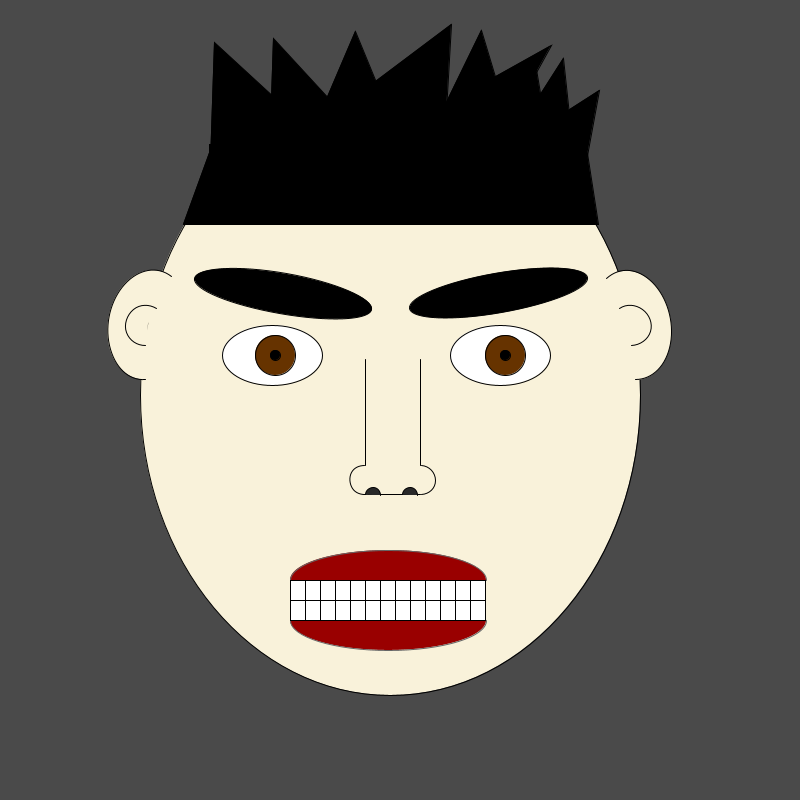
Frame 1 (no input)
Frame 60 (the mouse pressed at the canvas centre just before this capture): identical to frame 1, image omitted
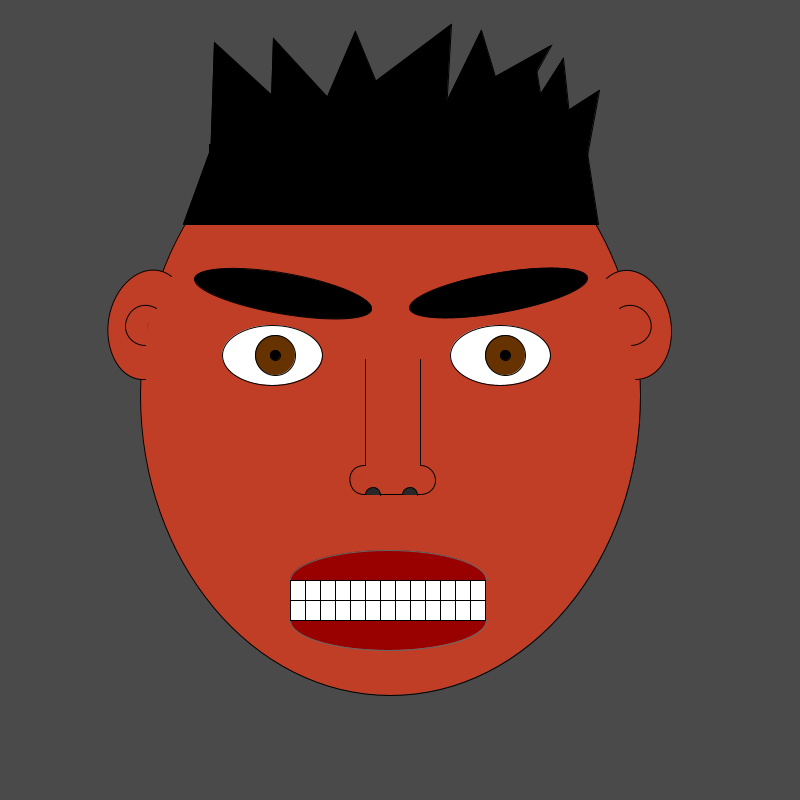
Frame 120 (the mouse held since frame 60 and released just before this capture)

The Processing sketch that drew these frames (run headless with seeded random() and noise(); from frame 60 on, the mouse is pressed at the canvas centre):

// Processing sketch: processing_170680
// ── processing_170680.pde

boolean trigger = false; // Gatillo
boolean increase = true;
int r = 249; // Vermell
int g = 242; // Verd
int b = 218; // Blau
float aleatori = 0; //Numero per fer l'efecte de cabrejat
float radiPupila = 10; //Radi per defecte de les pupil·les

void setup(){
  size(800,800);
  
}
 
void draw(){
  background(74);
  
 //Comprobem que s'ha press el botó i canviem el color
  if(trigger){
        
        //Efecte mogut
        if(increase == true && aleatori < 4){
          aleatori = aleatori + 2;
        }else if(increase == true && aleatori == 4){
          increase = false;
          aleatori = aleatori - 2;
        }else if(increase == false && aleatori > 0){
          aleatori = aleatori - 2;
        }else if(increase == false && aleatori == 0){
          increase = true;
          aleatori = aleatori + 2;
        }
        
       //Vermell
       if(r > 192){
       r --;
       }
       
       //Verd
       if(g > 26){
       g = g - 3;
       }
       
       //Blau
       if(b > 26){ 
       b = b - 3;
       }
    
  }else{
    
        //Efecte mogut en 0px;
        aleatori = 0;
        
       //Vermell
       if(r < 249){
       r = r + 2;
       }
       
       //Verd
       if(g < 242){
       g = g + 5;
       }
       
       //Blau
       if(b < 218){ 
       b = b + 5;
       }
       
  } 
 
  
  // --> Cara <-- \\
  fill(r,g,b);
  ellipse(aleatori+390,aleatori+395,500,600);
  
  // --> Ulls (Contorn) <-- \\
  fill(255); // Color blanc
  ellipse(aleatori+272,aleatori+355,100,60);
  ellipse(aleatori+500,aleatori+355,100,60);
  
   
   //Calculem la posició del cursor per saber si està dintre dels ulls. 
   if( (mouseX - (aleatori + 275)) * (mouseX - (aleatori + 275)) + (mouseY - (aleatori + 355)) * (mouseY - (aleatori + 355)) <= PI * 100 || (mouseX - (aleatori + 505)) * (mouseX - (aleatori + 505)) + (mouseY - (aleatori + 355)) * (mouseY - (aleatori + 355)) <= PI * 100){
    
        //Si es troba dintre, augmentem la mida de la pupila
        if(radiPupila < 25){
        radiPupila = radiPupila + 0.5;
        }
   
   }else{
    
        //Si es troba fora, disminuim la mida de la pupila.
        if(radiPupila > 10){
        radiPupila = radiPupila - 0.5;
        }
    
    }
    
  // --> Ulls (Iris) <-- \\
  fill(102,51,0);
  ellipse(aleatori+275,aleatori+355,40,40);
  ellipse(aleatori+505,aleatori+355,40,40);
   
  // --> Ulls (Pupiles) <-- \\
  fill(0);
  ellipse(aleatori+275,aleatori+355,radiPupila,radiPupila);
  ellipse(aleatori+505,aleatori+355,radiPupila,radiPupila);
   
  // --> Nas (contorn) <-- \\
  line(aleatori+365,aleatori+359,aleatori+365,aleatori+465);
  line(aleatori+420,aleatori+359,aleatori+420,aleatori+465);
  noFill();
  arc(aleatori+365,aleatori+480,30,30,1.5,4.7);
  arc(aleatori+420,aleatori+480,30,30,-1.5,1.5);
  line(aleatori+367,aleatori+494,aleatori+420,aleatori+494);
   
  // --> Nas (forats) <-- \\
  fill(40);
  arc(aleatori+373,aleatori+495,15,15,-3.1,0);
  arc(aleatori+410,aleatori+495,15,15,-3.1,0);
   
  // --> Cabell <-- //
  fill(0);
  triangle(aleatori+209,aleatori+193,aleatori+326,aleatori+145,aleatori+214,aleatori+42);
  triangle(aleatori+269,aleatori+160,aleatori+366,aleatori+139,aleatori+273,aleatori+38);
  triangle(aleatori+311,aleatori+134,aleatori+399,aleatori+138,aleatori+355,aleatori+31);
  triangle(aleatori+270,aleatori+160,aleatori+444,aleatori+146,aleatori+451,aleatori+24);
  triangle(aleatori+406,aleatori+126,aleatori+487,aleatori+161,aleatori+551,aleatori+45);
  triangle(aleatori+424,aleatori+147,aleatori+525,aleatori+176,aleatori+481,aleatori+30);
  triangle(aleatori+493,aleatori+158,aleatori+579,aleatori+199,aleatori+599,aleatori+90);
  triangle(aleatori+494,aleatori+166,aleatori+578,aleatori+199,aleatori+563,aleatori+58);
  triangle(aleatori+447,aleatori+148,aleatori+552,aleatori+164,aleatori+536,aleatori+69);
  rect(aleatori+209,aleatori+144,370,80);
  triangle(aleatori+183,aleatori+224,aleatori+210,aleatori+224,aleatori+211,aleatori+147);
  triangle(aleatori+569,aleatori+224,aleatori+598,aleatori+224,aleatori+587,aleatori+153);
 
  // --> Boca <-- \\
  fill(153,0,0);
  stroke(102);
   
  arc(aleatori+388,aleatori+580,196,60,-PI,0);
  arc(aleatori+388,aleatori+620,196,60,0,PI);
  fill(255);
  stroke(0);
   
   
  // --> Boca (Dents) <-- \\
  rect(aleatori+290,aleatori+580,15,20);
  rect(aleatori+305,aleatori+580,15,20);
  rect(aleatori+320,aleatori+580,15,20);
  rect(aleatori+335,aleatori+580,15,20);
  rect(aleatori+350,aleatori+580,15,20);
  rect(aleatori+365,aleatori+580,15,20);
  rect(aleatori+380,aleatori+580,15,20);
  rect(aleatori+395,aleatori+580,15,20);
  rect(aleatori+410,aleatori+580,15,20);
  rect(aleatori+425,aleatori+580,15,20);
  rect(aleatori+440,aleatori+580,15,20);
  rect(aleatori+455,aleatori+580,15,20);
  rect(aleatori+470,aleatori+580,15,20);
  rect(aleatori+290,aleatori+600,15,20);
  rect(aleatori+305,aleatori+600,15,20);
  rect(aleatori+320,aleatori+600,15,20);
  rect(aleatori+335,aleatori+600,15,20);
  rect(aleatori+350,aleatori+600,15,20);
  rect(aleatori+365,aleatori+600,15,20);
  rect(aleatori+380,aleatori+600,15,20);
  rect(aleatori+395,aleatori+600,15,20);
  rect(aleatori+410,aleatori+600,15,20);
  rect(aleatori+425,aleatori+600,15,20);
  rect(aleatori+440,aleatori+600,15,20);
  rect(aleatori+455,aleatori+600,15,20);
  rect(aleatori+470,aleatori+600,15,20);
   
 
  // --> Celles <-- \\
  strokeWeight(1);
  fill(0); // Color negre
   
  rotate(PI/18.0);
  ellipse(aleatori+330,aleatori+240, 180,40);
 
  rotate(PI/-9.0);
  ellipse(aleatori+440,aleatori+375, 180,40);
   
  // --> Orelles <-- \\
  fill(r,g,b);
   
  rotate(PI/9.0);
  arc(aleatori+202,aleatori+294,80,110,-4.9,-1.2);
  arc(aleatori+200,aleatori+295,40,40,-4.9,-1.2);
   
  rotate(PI/-9.0);
  arc(aleatori+565,aleatori+430,80,110,-2,1.7);
  arc(aleatori+565,aleatori+430,40,40,-2,1.7);
   
   
 
}

void mousePressed(){
  trigger = true;
}

void mouseReleased(){
 trigger = false; 
}
